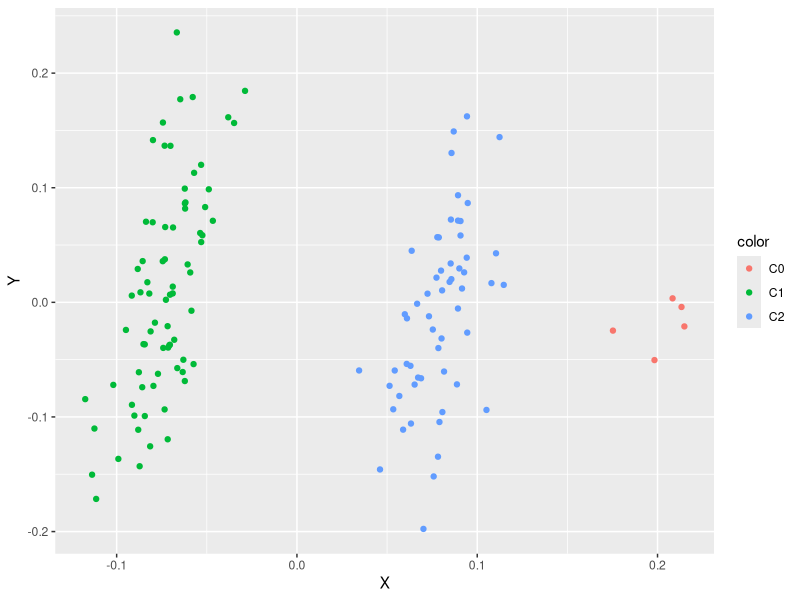

Reproduce this figure in R.
# R script to produce Figure 1. 

#Read packages
library(readr)
library(ggplot2)

#Read csv

df <- read_csv(
  "intermediary_files/inv9/NW_022145610.1_30779143_31460853_pca_data.csv",
  col_names = FALSE
)

df <- as.data.frame(t(df))
colnames(df) <- c("x", "y", "color")

df$x <- as.numeric(df$x)
df$y <- as.numeric(df$y)

#Make PCA

p <- ggplot(df, aes(x = x, y = y, color = color)) +
  geom_point() +
  xlab("X") +
  ylab("Y")

ggsave("test_R_PCA.png", plot = p)